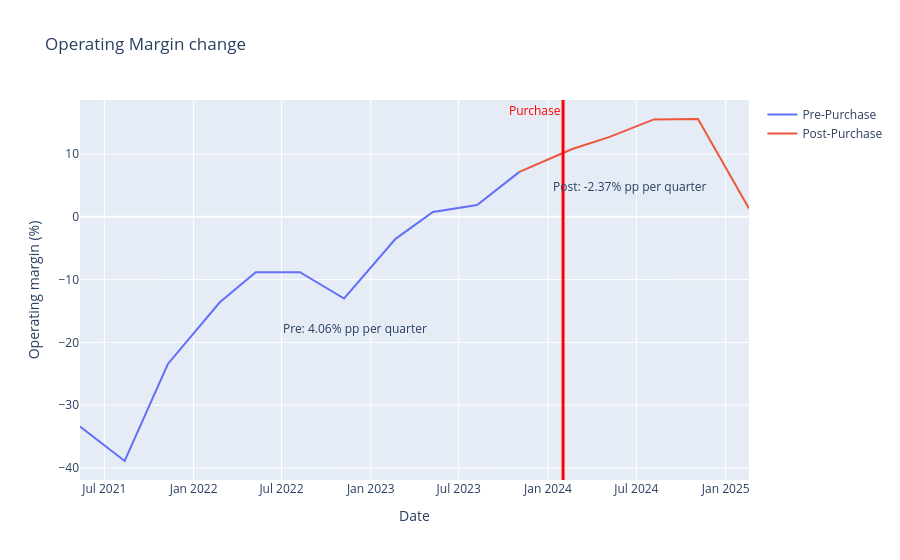

Write notebook code for a chart like this one.
### Markdown cell above
## Quarterly operating profitability

Operating margin is operating income divided by revenue. Its level is shown
in percent; changes in that level are measured in **percentage points (pp)**.
For example, moving from a 5% margin to a 7% margin is a 2 pp improvement.

The annotations show the mean quarter-to-quarter change within each group,
not a compound percentage growth rate. This remains meaningful when margins
are negative or cross zero.

`Margins`

### Code cell
avg_change_pre = known_at_purchase["operating_margin_pct"].diff().mean()
avg_change_post = analysis["operating_margin_pct"].diff().mean()

fig = px.line(known_at_purchase, x="filed", y="operating_margin_pct", labels={"index":"Date", "operating_margin_pct":"Operating margin (%)", "filed":"Date"}, title="Operating Margin change").update_traces(name="Pre-Purchase", showlegend=True)

fig.add_annotation(
    x=0.3, y=0.4, xref="paper", yref="paper", showarrow=False,
    text=f"Pre: {avg_change_pre:.2f}% pp per quarter"
).add_annotation(
    x=0.94, y=0.8, xref="paper", yref="paper", showarrow=False,
    text=f"Post: {avg_change_post:.2f}% pp per quarter"
).add_vline(
    x=purchase_date, line_color="red", line_width=3,
    annotation_text=f"Purchase",
    annotation_position=f"top left",
    annotation_font_color="red")

post_plot = pd.concat([known_at_purchase.tail(1), analysis])

fig.add_scatter(
    x=post_plot["filed"], y=post_plot["operating_margin_pct"],
    mode="lines", name="Post-Purchase"
)
fig.show()

### Figure 1 — Plotly figure (JSON) as saved in the notebook; plotly's stock layout.template omitted (floating-point values rounded to 4 significant figures)
{"data": [{"hovertemplate": "Date=%{x}<br>Operating margin (%)=%{y}<extra></extra>", "legendgroup": "", "line": {"color": "#636efa", "dash": "solid"}, "marker": {"symbol": "circle"}, "mode": "lines", "name": "Pre-Purchase", "orientation": "v", "showlegend": true, "type": "scatter", "x": ["2021-05-12T00:00:00", "2021-08-12T00:00:00", "2021-11-09T00:00:00", "2022-02-24T00:00:00", "2022-05-09T00:00:00", "2022-08-08T00:00:00", "2022-11-07T00:00:00", "2023-02-21T00:00:00", "2023-05-09T00:00:00", "2023-08-08T00:00:00", "2023-11-03T00:00:00"], "xaxis": "x", "y": [-33.41, -38.91, -23.45, -13.62, -8.836, -8.825, -13.01, -3.505, 0.7835, 1.889, 7.163], "yaxis": "y"}, {"mode": "lines", "name": "Post-Purchase", "type": "scatter", "x": ["2023-11-03T00:00:00", "2024-02-20T00:00:00", "2024-05-07T00:00:00", "2024-08-06T00:00:00", "2024-11-05T00:00:00", "2025-02-18T00:00:00"], "y": [7.163, 10.82, 12.75, 15.53, 15.59, 1.334]}], "layout": {"annotations": [{"showarrow": false, "text": "Pre: 4.06% pp per quarter", "x": 0.3, "xref": "paper", "y": 0.4, "yref": "paper"}, {"showarrow": false, "text": "Post: -2.37% pp per quarter", "x": 0.94, "xref": "paper", "y": 0.8, "yref": "paper"}, {"font": {"color": "red"}, "showarrow": false, "text": "Purchase", "x": "2024-02-01", "xanchor": "right", "xref": "x", "y": 1, "yanchor": "top", "yref": "y domain"}], "legend": {"tracegroupgap": 0}, "shapes": [{"line": {"color": "red", "width": 3}, "type": "line", "x0": "2024-02-01", "x1": "2024-02-01", "xref": "x", "y0": 0, "y1": 1, "yref": "y domain"}], "title": {"text": "Operating Margin change"}, "xaxis": {"anchor": "y", "domain": [0, 1], "title": {"text": "Date"}}, "yaxis": {"anchor": "x", "domain": [0, 1], "title": {"text": "Operating margin (%)"}}}}
